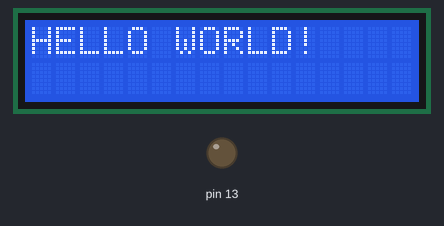
The sketch below on a simulated Arduino Uno, built with avr-gcc and run on an emulated ATmega328P. Shown: 16×2 character LCD, output pins drawn as LEDs (lit = HIGH). Random numbers use the default seed unless the sketch sets one.

Above: at 0.1 s.
At 3.1 s:
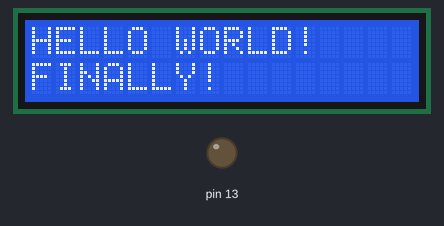

The sketch:

lcdtest_S.ino
```cpp
#include <LiquidCrystal.h>
int Contrast = 75;
LiquidCrystal lcd(12, 11, 7, 6, 5, 4);

// Pin locations:
// GND - 5V, negative ground (parallel to it)
// VCC - GND positive ground (parallel to it)
// Vo - Pin 13
// RS - Pin 12
// R/W - Neg Ground
// Enable - 11
// D4 - 7
// D5 - 6
// D6 - 5
// D7 - 4
// A - Pos Ground
// K - Neg Ground
void setup()
{
  lcd.begin(16, 2);
  analogWrite(13, Contrast);
  //Serial.begin(9600);
}

void loop()
{
  lcd.setCursor(0, 0);
  lcd.print("HELLO WORLD!");
  delay(3000);
  lcd.setCursor(0, 1);
  lcd.print("FINALLY!");
}
```

servotest1_C.cpp
```cpp
#include <Servo.h>

Servo servo;
int servo_pin = 5;
int led_pin = 11;
int led_value = 0;

void setup() {
  pinMode(servo_pin, INPUT);
  pinMode(led_pin, OUTPUT);
  servo.attach(servo_pin);
  Serial.begin(9600);
}

void loop() {
  digitalWrite(led_pin, random(0,2));
  led_value = digitalRead(led_pin);
  if (led_value == 0) {
    servo.write(180);
  }
  else if (led_value == 1) {
    servo.write(0);
  }
  delay(1000);
}
```

servotest2_C.cpp
```cpp
#include <Servo.h>

Servo servo;
int servo_pin = 10;
int emg_pin = A0;
int emg_val = 0;
int servo_val = 0;

void setup() {
  pinMode(servo_pin, INPUT);
  servo.attach(servo_pin);
  Serial.begin(9600);
}

void loop() {
  emg_val = analogRead(emg_pin);
  servo_val = map(emg_val, 0, 1023, 0, 179);
  servo.write(servo_val);
  delay(1000);
}
```
